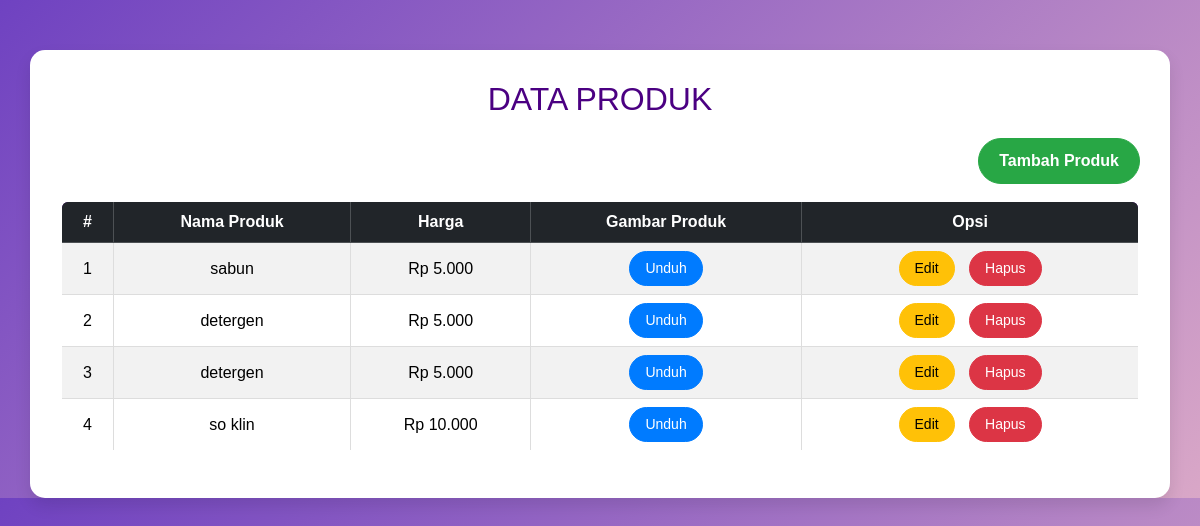
Before: /show.php with the older database file.
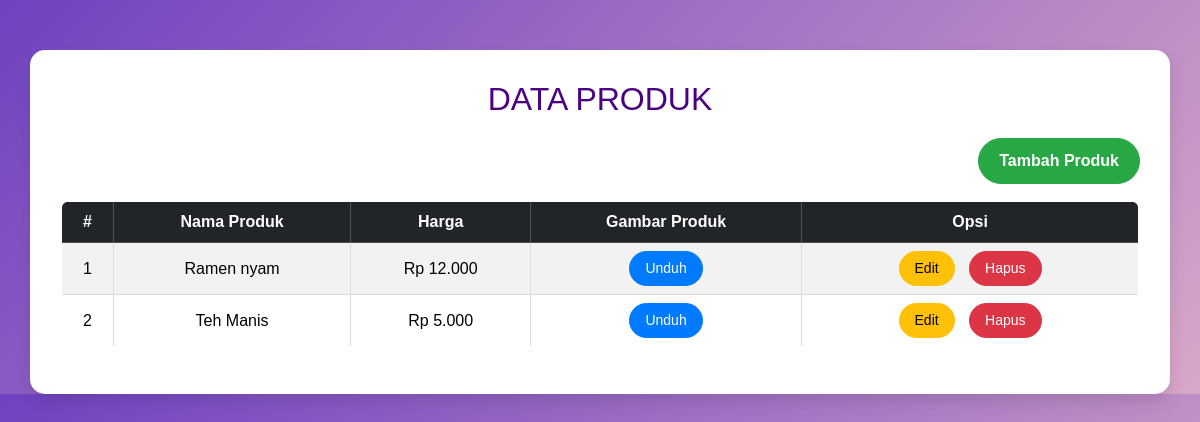
After: the same page with the newer database file.
### tables this page shows
CREATE TABLE `products` (
  `id` int(11) NOT NULL,
  `name` varchar(255) NOT NULL,
  `price` int(11) NOT NULL,
  `image` varchar(255) NOT NULL,
  `created_at` timestamp NOT NULL DEFAULT current_timestamp(),
  `updated_at` timestamp NULL DEFAULT NULL
);

### show.php (the view, shortened to what this page needs)
<!DOCTYPE html>
<html lang="en">
<head>
    <link href="https://cdn.jsdelivr.net/npm/bootstrap@5.3.2/dist/css/bootstrap.min.css" rel="stylesheet">
</head>
<body>
    <div class="container">
        <h1>Data Produk</h1>
        <div class="text-end mb-3">
            <a href="create.php" class="btn btn-success">Tambah Produk</a>
        </div>
        <table class="table table-bordered table-striped text-center align-middle">
            <thead class="table-dark">
                <tr>
                    <th>#</th>
                    <th>Nama Produk</th>
                    <th>Harga</th>
                    <th>Gambar Produk</th>
                    <th>Opsi</th>
                </tr>
            </thead>
            <tbody>
                <?php
                    require './config/db.php';
                    $products = mysqli_query($db_connect, "SELECT * FROM products");
                    $no = 1;
                    while ($row = mysqli_fetch_assoc($products)) {
                ?>
                <tr>
                    <td><?= $no++; ?></td>
                    <td><?= htmlspecialchars($row['name']); ?></td>
                    <td>Rp <?= number_format($row['price'], 0, ',', '.'); ?></td>
                    <td>
                        <a href="../pertemuan-6/<?= htmlspecialchars($row['image']); ?>" target="_blank" class="btn btn-primary btn-sm">Unduh</a>
                    </td>
                    <td>
                        <a href="edit.php?id=<?= $row['id']; ?>" class="btn btn-warning btn-sm">Edit</a>
                        <a href="delete.php?id=<?= $row['id']; ?>" class="btn btn-danger btn-sm" onclick="return confirm('Yakin ingin menghapus produk ini?')">Hapus</a>
                    </td>
                </tr>
                <?php } ?>
            </tbody>
        </table>
    </div>
</body>
</html>

### show.php (style rules this page uses)
body { background: linear-gradient(135deg, #6f42c1, #d9a7c7); font-family: 'Arial', sans-serif; }
.container { margin-top: 50px; background-color: #fff; padding: 30px; border-radius: 15px; box-shadow: 0 8px 16px rgba(0, 0, 0, 0.1); }
h1 { font-size: 2rem; color: #4b0082; text-transform: uppercase; margin-bottom: 20px; text-align: center; }
.btn-success { background-color: #28a745; border-color: #28a745; font-weight: bold; border-radius: 50px; padding: 10px 20px; transition: background-color 0.3s ease; }
.table { border-radius: 8px; overflow: hidden; }
.table-dark { background-color: #4b0082; color: white; font-weight: bold; }
.table-bordered { border: 2px solid #ddd; }
.table th, .table td { vertical-align: middle; }
.btn-warning, .btn-danger { border-radius: 50px; padding: 6px 15px; transition: transform 0.3s ease, box-shadow 0.3s ease; }
.btn-warning { background-color: #ffc107; border-color: #ffc107; }
.btn-danger { background-color: #dc3545; border-color: #dc3545; }
.btn-primary { background-color: #007bff; border-color: #007bff; border-radius: 50px; padding: 6px 15px; }
.table td .btn { margin: 0 5px; }

Changed rows visible on the page:
removed products: name "sabun", price "5.000"
removed products: name "detergen", price "5.000"
removed products: name "detergen", price "5.000"
removed products: name "so klin", price "10.000"
added products: name "Ramen nyam", price "12.000"
added products: name "Teh Manis", price "5.000"
